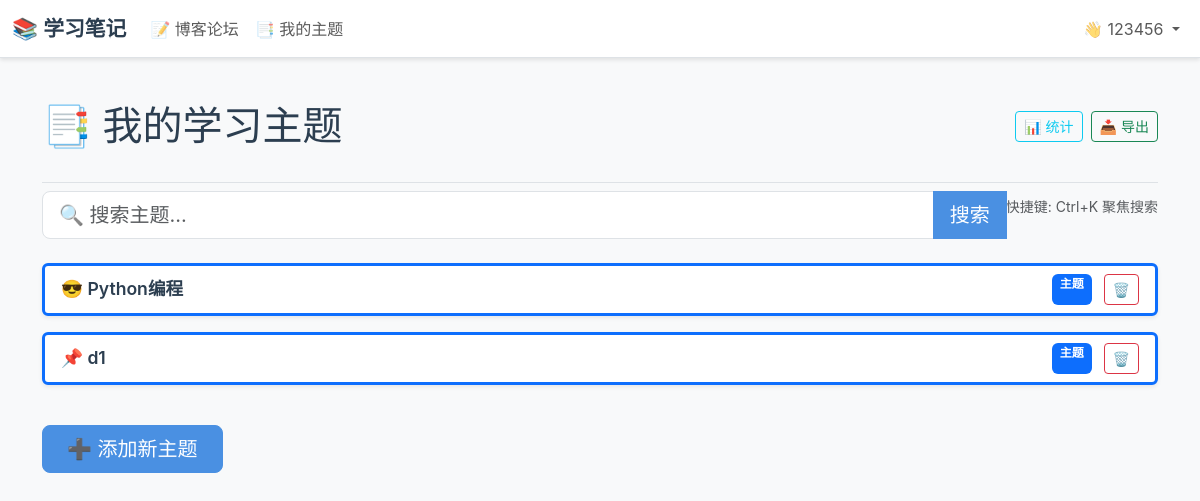
Screenshot of /topics/ (signed in) with the database file from the repository.
### learning_logs/models.py (models this page shows, shortened)
class Topic(models.Model):
    COLOR_CHOICES = [
        ('primary', '蓝色'),
        ('success', '绿色'),
        ('warning', '黄色'),
        ('danger', '红色'),
        ('info', '青色'),
        ('secondary', '灰色'),
        ('dark', '深色'),
    ]
    text = models.CharField(
        max_length=200,
        verbose_name='主题名称',
        help_text='请输入学习主题的名称（最多200个字符）'
    )
    date_added = models.DateTimeField(
        auto_now_add=True,
        verbose_name='创建时间',
        help_text='主题创建的时间'
    )
    owner = models.ForeignKey(
        User,
        on_delete=models.CASCADE,
        verbose_name='所有者',
        help_text='拥有此主题的用户'
    )
    color = models.CharField(
        max_length=20,
        choices=COLOR_CHOICES,
        default='primary',
        verbose_name='主题颜色',
        help_text='选择主题的显示颜色'
    )
    icon = models.CharField(
        max_length=50,
        default='📌',
        verbose_name='主题图标',
        help_text='为主题选择一个图标（emoji）'
    )
    cover_image_url = models.URLField(
        max_length=300,
        blank=True,
        verbose_name='主题封面图片链接',
        help_text='可选，粘贴一张图片的网络地址作为封面（例如来自图床或 Unsplash）'
    )
    class Meta:
        verbose_name = '主题'
        verbose_name_plural = '主题'
        ordering = ['-date_added']
        indexes = [
            models.Index(fields=['owner', '-date_added'], name='topic_owner_date_idx'),
            models.Index(fields=['text'], name='topic_text_idx'),
        ]

### learning_logs/views.py (the view)
# urls.py: path('topics/', views.topics, name='topics'),
@login_required
def topics(request):
    try:
        search_query = request.GET.get('search', '')
        topics_list = Topic.objects.filter(owner=request.user).select_related('owner')
        if search_query:
            topics_list = topics_list.filter(text__icontains=search_query)
        topics_list = topics_list.order_by('-date_added')
        paginator = Paginator(topics_list, 10)  # 每页10个主题
        page_number = request.GET.get('page')
        page_obj = paginator.get_page(page_number)
        context = {
            'topics': page_obj,
            'search_query': search_query,
            'total_count': paginator.count,
        }
        return render(request, 'learning_logs/topics.html', context)
    except Exception as e:
        messages.error(request, f'❌ 加载主题列表时出错：{str(e)}')
        return render(request, 'learning_logs/topics.html', {'topics': []})

### learning_logs/templates/learning_logs/topics.html (shortened to what this page needs)
{% extends 'learning_logs/base.html' %}
{% block page_header %}
  <div class="d-flex justify-content-between align-items-center mb-4">
    <h1 class="mb-0" style="color: #2c3e50;">
      📑 我的学习主题
    </h1>
    <div class="d-flex gap-2">
      <a href="{% url 'learning_logs:statistics' %}"
         class="btn btn-outline-info btn-sm">
        📊 统计
      </a>
      <a href="{% url 'learning_logs:export_data' 'json' %}"
         class="btn btn-outline-success btn-sm">
        📥 导出
      </a>
    </div>
  </div>
{% endblock page_header %}
{% block content %}
  <form method="get" class="mb-4">
    <div class="input-group">
      <input type="text"
             name="search"
             class="form-control form-control-lg"
             placeholder="🔍 搜索主题..."
             value="{{ search_query }}">
      <button class="btn btn-primary btn-lg" type="submit">搜索</button>
    </div>
  </form>
  {% if topics %}
  <div class="list-group mb-4">
    {% for topic in topics %}
      <div class="list-group-item topic-card border rounded mb-3 shadow-sm border-start border-3 border-{{ topic.color|default:'primary' }}">
        <div class="d-flex justify-content-between align-items-center">
          <a href="{% url 'learning_logs:topic' topic.id %}"
             class="text-decoration-none flex-grow-1"
             style="transition: all 0.3s ease;">
            <span class="fw-semibold" style="color: #2c3e50; font-size: 1.1rem;">
              {% if not topic.cover_image_url %}
                {{ topic.icon|default:"📌" }}
              {% endif %}
              {{ topic.text }}
            </span>
          </a>
          <div class="d-flex gap-2">
            <span class="badge bg-{{ topic.color|default:'primary' }} me-1">
              主题
            </span>
            <a href="{% url 'learning_logs:delete_topic' topic.id %}"
               class="btn btn-sm btn-outline-danger"
               onclick="return confirm('确定要删除主题 {{ topic.text }} 吗？这将删除该主题下的所有笔记！');">
              🗑️
            </a>
          </div>
        </div>
      </div>
    {% endfor %}
  </div>
  {% endif %}
  <a href="{% url 'learning_logs:new_topic' %}"
     class="btn btn-primary btn-lg px-4">
    ➕ 添加新主题
  </a>
{% endblock content %}

### learning_logs/templates/learning_logs/base.html (shortened to what this page needs)
<!doctype html>
<html lang="zh-CN">
<head>
  {% load django_bootstrap5 %}
  {% load static %}
  {% if DEBUG %}
  {% bootstrap_css %}
  {% else %}
    <link href="https://cdn.jsdelivr.net/npm/bootstrap@5.3.0/dist/css/bootstrap.min.css" rel="stylesheet">
  {% endif %}
  <link rel="stylesheet" href="{% static 'css/custom.css' %}">
  <link rel="stylesheet" href="https://cdn.jsdelivr.net/npm/easymde/dist/easymde.min.css">
  <link rel="stylesheet" href="https://cdn.jsdelivr.net/npm/highlight.js@11.9.0/styles/github-dark.min.css">
</head>
<body>
  <nav class="navbar navbar-expand-md navbar-light bg-white mb-4 border-bottom">
    <div class="container-fluid">
      <a class="navbar-brand" href="{% url 'blogs:index' %}">
          📚 学习笔记</a>
      <div class="collapse navbar-collapse" id="navbarCollapse">
        <ul class="navbar-nav me-auto mb-2 mb-md-0">
          <li class="nav-item">
            <a class="nav-link" href="{% url 'blogs:index' %}">
              📝 博客论坛</a></li>
          {% if user.is_authenticated %}
            <li class="nav-item">
              <a class="nav-link" href="{% url 'learning_logs:topics' %}">
                📑 我的主题</a></li>
          {% endif %}
        </ul>
        <ul class="navbar-nav ms-auto mb-2 mb-md-0">
          {% if user.is_authenticated %}
            <li class="nav-item dropdown">
              <a class="nav-link dropdown-toggle" href="#" id="userDropdown" role="button" data-bs-toggle="dropdown" aria-expanded="false">
                👋 {{ user.username }}
              </a>
            </li>
          {% endif %}
        </ul>
      </div>
    </div>
  </nav>
  <main class="container">
    <div class="pb-2 mb-2 border-bottom">
      {% block page_header %}{% endblock page_header %}
    </div>
    <div>
      {% block content %}{% endblock content %}
    </div>
  </main>
</body>
</html>

### static/css/custom.css (style rules this page uses)
body { font-family: -apple-system, BlinkMacSystemFont, "Segoe UI", "Microsoft YaHei", "微软雅黑", "PingFang SC", "Hiragino Sans GB", sans-serif; background-color: #f8f9fa; min-height: 100vh; display: flex; flex-direction: column; }
.navbar { box-shadow: 0 2px 4px rgba(0, 0, 0, 0.1); background-color: #ffffff !important; }
.navbar-brand { font-weight: 600; font-size: 1.3rem; color: #2c3e50 !important; transition: color 0.3s ease; }
.nav-link { transition: color 0.3s ease; }
main { max-width: 900px; margin: 0 auto; padding: 20px; flex: 1; }
.btn-primary { background-color: #4a90e2; border-color: #4a90e2; transition: all 0.3s ease; }
.form-control { transition: border-color 0.3s ease, box-shadow 0.3s ease; }
.list-group-item { transition: all 0.3s ease; border-left: 3px solid transparent; }
.topic-card { overflow: hidden; position: relative; }
.input-group { margin-bottom: 1.5rem; }
.input-group .form-control { border-radius: 8px 0 0 8px; }
.input-group .btn { border-radius: 0 8px 8px 0; }

### rows the page displays
Topic: icon "😎", text "Python编程"
Topic: icon "📌", text "d1"

### other values shown
{{ user.username }} "123456"
